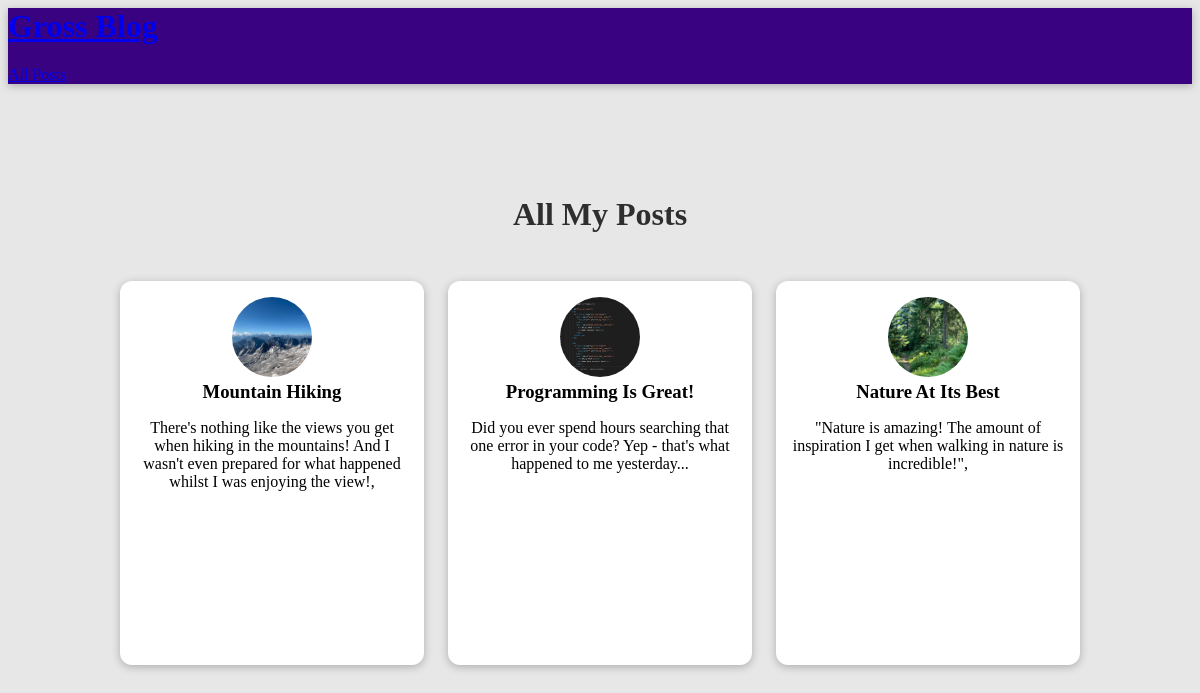
/posts/, run on the app's committed database.
### blog/models.py (models this page shows)
class Post(models.Model):
    title = models.CharField(max_length=100)
    excerpt = models.CharField(max_length=200)
    image_name = models.CharField(max_length=100)
    date = models.DateField(auto_now=True)
    slug = models.SlugField(unique=True, db_index=True)
    content = models.TextField(validators=[MinLengthValidator(10)])
    tags = models.ManyToManyField(Tag, related_name='posts')
    author = models.ForeignKey(Author, on_delete=models.CASCADE, null=True,related_name='posts')

### blog/views.py (the view)
# urls.py: path('posts/', views.posts, name='posts-page'),
def posts(request):
    all_posts = Post.objects.order_by("-date")
    return render(request, "blog/all-posts.html", {
        "all_posts": all_posts
    })

### blog/templates/blog/all-posts.html (shortened to what this page needs)
{%  extends 'base.html' %}
{% load static %}
{% block css_files %}
    <link rel="stylesheet" href="{% static 'css/all-posts.css' %}">
    <link rel="stylesheet" href="{% static 'css/post.css' %}">
{% endblock %}
{% block content %}
    <section id="all-posts">
        <h2>All My Posts</h2>
    <ul>
        {% for post in all_posts %}
        {% include "blog/includes/post.html" %}
        {% endfor %}
    </ul>
    </section>
{% endblock %}

### blog/templates/blog/includes/post.html
{% load static %}
<li>
            <article class="post">
                <a href="{% url 'post-detail-page' post.slug %}">
                    <img src="{% static "blog/images/"|add:post.image_name %}" alt="{{  post.title }}">
                    <div class="post__content">
                        <h3>{{ post.title }}</h3>
                        <p>{{  post.excerpt }}</p>
                    </div>
                </a>
            </article>
        </li>

### blog/static/css/all-posts.css (style rules this page uses)
body { background-color: #e7e7e7; }
#all-posts { margin: 7rem auto; width: 90%; max-width: 60rem; }
#all-posts h2 { text-align: center; font-size: 2rem; color: #2e2e2e; margin: 3rem 0; }
ul { list-style: none; margin: 0; padding: 0; display: grid; grid-template-columns: repeat(auto-fill, minmax(17rem, 1fr)); gap: 1.5rem; }
.post img { width: 7rem; height: 7rem; }
.post a { height: 22rem; transform-origin: center; box-shadow: 0 2px 8px rgba(0, 0, 0, 0.25); border-radius: 12px; background-color: white; }

### blog/static/css/post.css (style rules this page uses)
.post { display: flex; flex-direction: column; align-items: center; text-align: center; }
.post a { text-decoration: none; color: black; transition: all 0.2s ease; padding: 1rem; }
.post img { width: 5rem; height: 5rem; object-fit: cover; border-radius: 50%; }
.post h3 { margin: 0.25rem 0; }

### data on the page
Post: image_name (picture), title "Mountain Hiking", excerpt "There's nothing like the views you get when hiking in the mountains! And I wasn't even prepared for what happened whilst I was enjoying the view!,"
Post: image_name (picture), title "Programming Is Great!", excerpt "Did you ever spend hours searching that one error in your code? Yep - that's what happened to me yesterday..."
Post: image_name (picture), title "Nature At Its Best", excerpt "\"Nature is amazing! The amount of inspiration I get when walking in nature is incredible!\","
